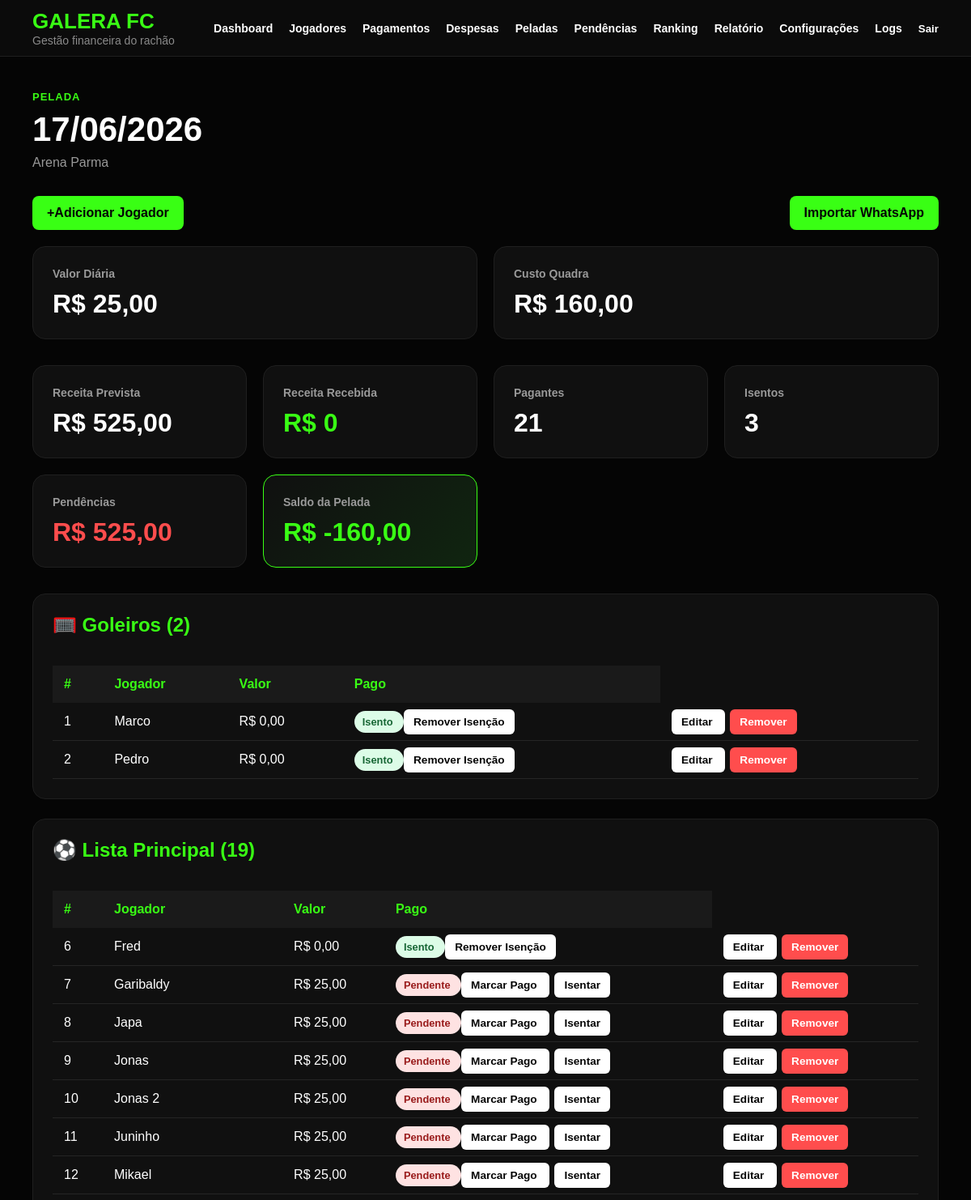
/peladas/2/ (signed in, upper part), run on an earlier commit of the app's database.
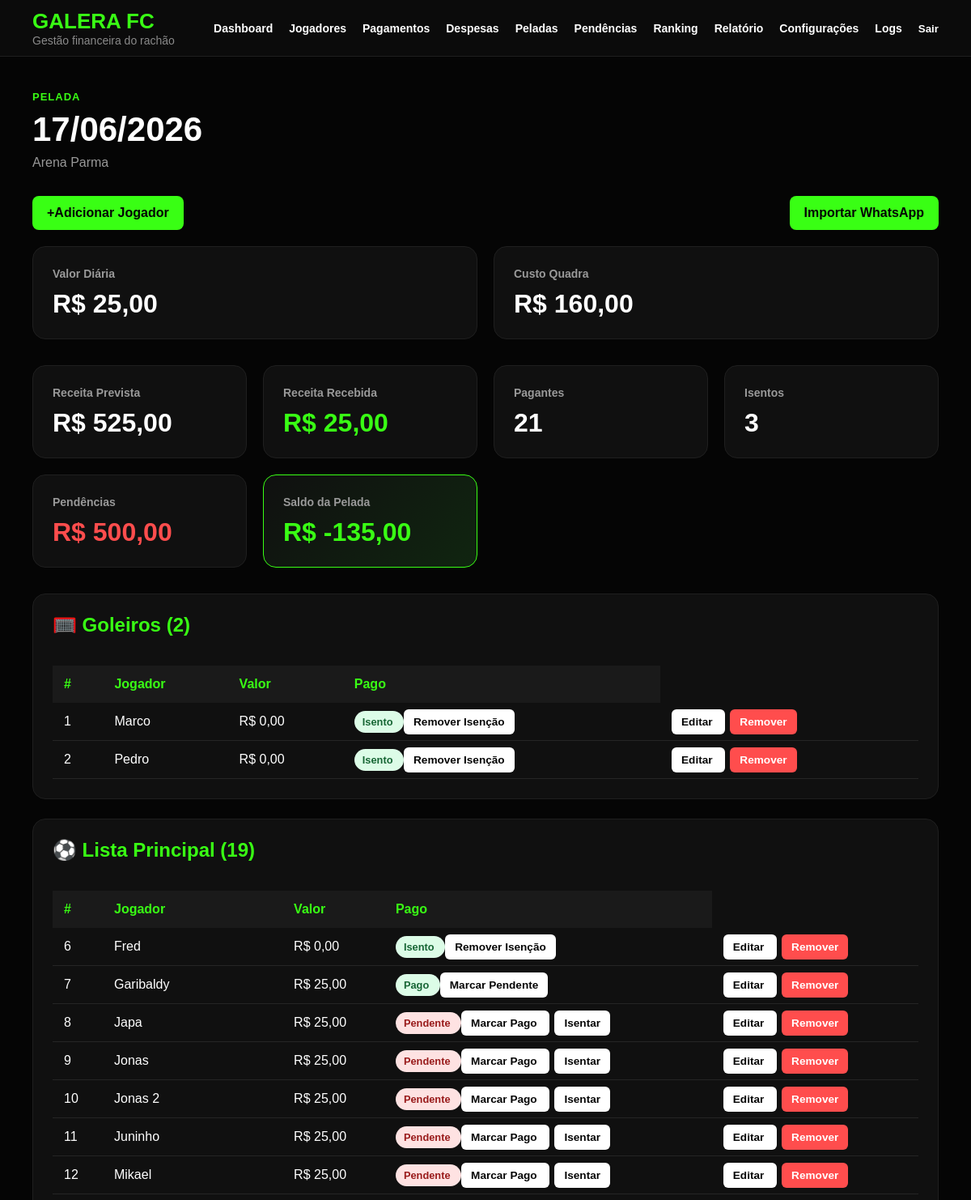
And on a later commit of the database.
### financeiro/models.py (models this page shows, shortened)
class PresencaPelada(models.Model):
    TIPO_LISTA_CHOICES = [
        ('GOLEIRO', 'Goleiro'),
        ('LISTA', 'Lista Principal'),
        ('RESERVA_CASA', 'Reserva de Casa'),
        ('RESERVA_VISITANTE', 'Reserva Visitante'),
    ]
    pelada = models.ForeignKey(
        Pelada,
        on_delete=models.CASCADE,
        related_name='presencas'
    )
    jogador = models.ForeignKey(
        Jogador,
        on_delete=models.CASCADE,
        related_name='presencas'
    )
    tipo_lista = models.CharField(
        max_length=20,
        choices=TIPO_LISTA_CHOICES,
        default='LISTA'
    )
    posicao_lista = models.PositiveIntegerField()
    confirmado = models.BooleanField(default=True)
    pago = models.BooleanField(default=False)
    isento = models.BooleanField(default=False)
    valor_cobrado = models.DecimalField(
        max_digits=10,
        decimal_places=2,
        default=0
    )
    observacao = models.TextField(blank=True)
    class Meta:
        unique_together = (
            ('pelada', 'jogador'),
            ('pelada', 'tipo_lista', 'posicao_lista'),
        )
        ordering = [
            'pelada',
            'tipo_lista',
            'posicao_lista'
        ]

class Jogador(models.Model):
    TIPO_CHOICES = [
        ('MENSALISTA', 'Mensalista'),
        ('DIARISTA', 'Diarista'),
        ('VISITANTE', 'Visitante'),
    ]
    nome = models.CharField(max_length=100)
    telefone = models.CharField(max_length=20, blank=True)
    tipo = models.CharField(
        max_length=20,
        choices=TIPO_CHOICES,
        default='DIARISTA'
    )
    valor_mensal = models.DecimalField(
        max_digits=10,
        decimal_places=2,
        default=0
    )
    desconto_percentual = models.DecimalField(
        max_digits=5,
        decimal_places=2,
        default=0
    )
    ativo = models.BooleanField(default=True)
    criado_em = models.DateTimeField(
        auto_now_add=True
    )

### financeiro/views.py (the view)
# urls.py: path('peladas/<int:pk>/', views.pelada_detalhe, name='pelada_detalhe'),
@login_required
def pelada_detalhe(request, pk):
    pelada = get_object_or_404(
        Pelada,
        pk=pk
    )
    goleiros = pelada.presencas.filter(
        tipo_lista='GOLEIRO'
    ).order_by('posicao_lista')
    lista_principal = pelada.presencas.filter(
        tipo_lista='LISTA'
    ).order_by('posicao_lista')
    reservas_casa = pelada.presencas.filter(
        tipo_lista='RESERVA_CASA'
    ).order_by('posicao_lista')
    reservas_visitantes = pelada.presencas.filter(
        tipo_lista='RESERVA_VISITANTE'
    ).order_by('posicao_lista')
    todas_presencas = pelada.presencas.all()
    total_isentos = todas_presencas.filter(
        isento=True
    ).count()
    total_pagantes = todas_presencas.filter(
        isento=False,
        valor_cobrado__gt=0
    ).count()
    receita_prevista = sum(item.valor_cobrado for item in todas_presencas if not item.isento)
    receita_recebida = sum(item.valor_cobrado for item in todas_presencas if item.pago and not item.isento)
    pendencias = receita_prevista - receita_recebida
    saldo_pelada = receita_recebida - pelada.custo_quadra
    total_goleiros = goleiros.count()
    total_lista = lista_principal.count()
    total_reservas_casa = reservas_casa.count()
    total_reservas_visitantes = reservas_visitantes.count()
    return render(
        request,
        'financeiro/pelada_detalhe.html',
        {
            'pelada': pelada,
            'goleiros': goleiros,
            'lista_principal': lista_principal,
            'reservas_casa': reservas_casa,
            'reservas_visitantes': reservas_visitantes,
            'total_goleiros': total_goleiros,
            'total_lista': total_lista,
            'total_reservas_casa': total_reservas_casa,
            'total_reservas_visitantes': total_reservas_visitantes,
            'total_isentos': total_isentos,
            'total_pagantes': total_pagantes,
            'receita_prevista': receita_prevista,
            'receita_recebida': receita_recebida,
            'pendencias': pendencias,
            'saldo_pelada': saldo_pelada,
        }
    )

### templates/financeiro/pelada_detalhe.html (shortened to what the changed rows need)
{% extends 'financeiro/base.html' %}
{% block content %}
<div class="page-header">
   <h1>
      {{ pelada.data|date:"d/m/Y" }}
   </h1>
</div>
<div class="cards">
   <div class="card">
      <span>Receita Recebida</span>
      <strong class="money-positive">R$ {{ receita_recebida }}</strong>
   </div>
   <div class="card">
      <span>Pendências</span>
      <strong class="money-negative">R$ {{ pendencias }}</strong>
   </div>
   <div class="card highlight">
      <span>Saldo da Pelada</span>
      <strong>R$ {{ saldo_pelada }}</strong>
   </div>
</div>
<div class="section">
   <div class="section-header">
      <h2>🥅 Goleiros ({{ total_goleiros }})</h2>
   </div>
   <table class="table">
      <thead>
         <tr>
            <th>#</th>
            <th>Jogador</th>
            <th>Valor</th>
            <th>Pago</th>
         </tr>
      </thead>
   </table>
</div>
<div class="section">
   <div class="section-header">
      <h2>⚽ Lista Principal ({{ total_lista }})</h2>
   </div>
   <table class="table">
      <thead>
         <tr>
            <th>#</th>
            <th>Jogador</th>
            <th>Valor</th>
            <th>Pago</th>
         </tr>
      </thead>
      <tbody>
         {% for item in lista_principal %}
         <tr>
            <td>{{ item.posicao_lista }}</td>
            <td>{{ item.jogador.nome }}</td>
            <td>
               {% if item.isento %}
                  R$ 0,00
               {% else %}
                  R$ {{ item.valor_cobrado }}
               {% endif %}
            </td>
            <td>
               {% if item.isento %}
                  <span class="badge-success">
                     Isento
                  </span>
                  <a
                     href="{% url 'financeiro:remover_isencao' item.id %}"
                     class="btn-small"
                  >
                     Remover Isenção
                  </a>
               {% elif item.pago %}
                  <span class="badge-success">
                     Pago
                  </span>
                  <a href="{% url 'financeiro:marcar_presenca_pendente' item.id %}" class="btn-small">
                     Marcar Pendente
                  </a>
               {% else %}
                  <span class="badge-danger">
                     Pendente
                  </span>
                  <a
                     href="{% url 'financeiro:registrar_pagamento' item.id %}"
                     class="btn-small"
                  >
                     Marcar Pago
                  </a>
                  <a
                     href="{% url 'financeiro:marcar_isento' item.id %}"
                     class="btn-small"
                  >
                     Isentar
                  </a>
               {% endif %}
            </td>
            <td>
               <a
                  href="{% url 'financeiro:editar_presenca' item.id %}"
                  class="btn-small"
               >
                  Editar
               </a>
               <a
                  href="{% url 'financeiro:remover_presenca' item.id %}"
                  class="btn-small danger"
               >
                  Remover
               </a>
            </td>
         </tr>
         {% empty %}
         <tr>
            <td colspan="3" class="empty">
               Nenhum jogador na lista principal.
            </td>
         </tr>
         {% endfor %}
      </tbody>
   </table>
</div>
{% endblock %}

What changed in the data, as far as the page shows it:
changed PresencaPelada "Garibaldy": pago "Pendente Marcar Pago Isentar" → "Pago Marcar Pendente"
Also different on the page:
{{ receita_recebida }}: "0" → "25,00"
{{ pendencias }}: "525,00" → "500,00"
{{ saldo_pelada }}: "-160,00" → "-135,00"
